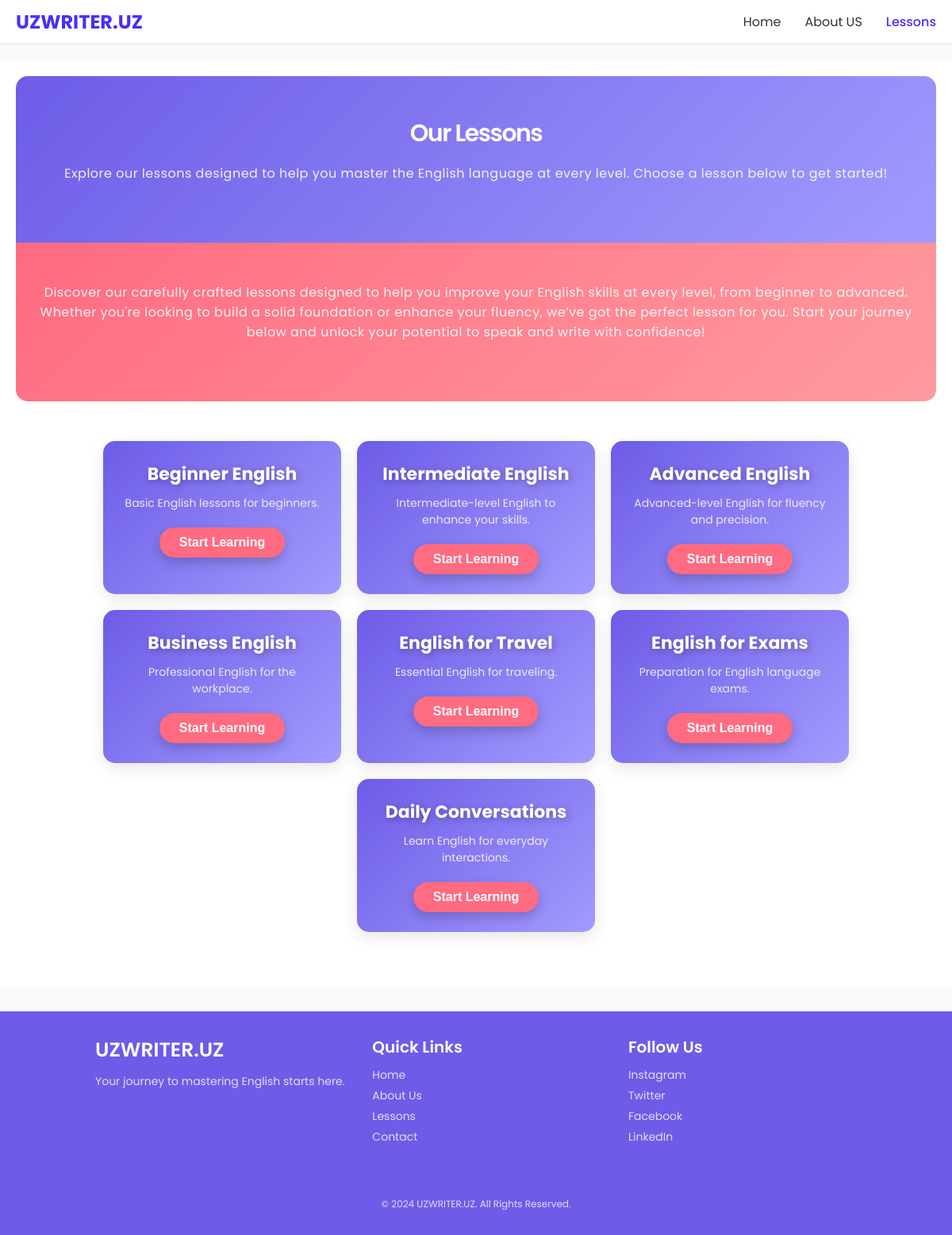
Page /lessons.php on the committed database.
### tables this page shows
CREATE TABLE IF NOT EXISTS lessons (
    id INT PRIMARY KEY AUTO_INCREMENT,
    title VARCHAR(100) NOT NULL,
    description VARCHAR(255) NOT NULL
);

### config.php (called while the page is built, shortened)
<?php
class Database
{
    private $conn;
    public function __construct()
    {
        $this->conn = new mysqli(DB_SERVER, DB_USERNAME, DB_PASSWORD, DB_NAME);
    }
    public function executeQuery($sql, $params = [], $types = "")
    {
        $result = $this->conn->prepare($sql);
        if (!$result->execute()) {
            return "Execution error: " . $result->error;
        }
        return $result;
    }
    public function select($table, $columns = "*", $condition = "", $params = [], $types = "")
    {
        $sql = "SELECT $columns FROM $table" . ($condition ? " WHERE $condition" : "");
        $result = $this->executeQuery($sql, $params, $types);
        return $result->get_result()->fetch_all(MYSQLI_ASSOC);
    }
}

### lessons.php (the view, shortened to what this page needs)
<?php include 'config.php' ?>
<?php $query = new Database(); ?>
<?php $lessons = $query->select('lessons', '*') ?>
<!DOCTYPE html>
<html lang="en">
<head>
</head>
<body>
    <?php include 'includes/header.php'; ?>
    <div class="container">
        <section class="section call-to-action">
            <h2 class="section__title">Our Lessons</h2>
            <p class="section__content">Explore our lessons designed to help you master the English language at every level. Choose a lesson below to get started!</p>
        </section>
        <section class="section features">
            <p class="section__content">Discover our carefully crafted lessons designed to help you improve your English skills at every level, from beginner to advanced. Whether you're looking to build a solid foundation or enhance your fluency, we’ve got the perfect lesson for you. Start your journey below and unlock your potential to speak and write with confidence!</p>
        </section>
        <section class="section lessons-list">
            <?php
            $delay = 0;
            foreach ($lessons as $lesson): ?>
                <div class="lesson-card" style="animation-delay: <?= $delay ?>s;">
                    <h3><?= htmlspecialchars($lesson['title']) ?></h3>
                    <p><?= htmlspecialchars($lesson['description']) ?></p>
                    <a href="lesson_detail.php?lessonid=<?= urlencode($lesson['id']) ?>">
                        <button class="btn">Start Learning</button>
                    </a>
                </div>
            <?php
                $delay += 0.1;
            endforeach;
            ?>
        </section>
    </div>
    <?php include 'includes/footer.php'; ?>
</body>
</html>

### includes/header.php (shortened to what this page needs)
<head>
</head>
<header class="header">
    <nav class="navbar">
        <a href="./" class="logo">UZWRITER.UZ</a>
        <?php
        $current_page = basename($_SERVER['PHP_SELF']);
        ?>
        <ul class="menu">
            <li><a href="./" class="menu-item <?= $current_page == 'index.php' ? 'active' : '' ?>">Home</a></li>
            <li><a href="about.php" class="menu-item <?= $current_page == 'about.php' ? 'active' : '' ?>">About US</a>
            </li>
            <li><a href="lessons.php"
                    class="menu-item <?= $current_page == 'lessons.php' ? 'active' : '' ?>">Lessons</a></li>
        </ul>
    </nav>
</header>

### includes/footer.php (shortened to what this page needs)
<footer>
    <div class="footer-container">
        <div class="footer-content">
            <div class="footer-logo">
                <h1>UZWRITER.UZ</h1>
                <p>Your journey to mastering English starts here.</p>
            </div>
            <div class="footer-links">
                <h3>Quick Links</h3>
                <ul>
                    <li><a href="index.php">Home</a></li>
                    <li><a href="about.php">About Us</a></li>
                    <li><a href="lessons.php">Lessons</a></li>
                    <li><a href="contact.php">Contact</a></li>
                </ul>
            </div>
            <div class="footer-social">
                <h3>Follow Us</h3>
                <ul>
                    <li><a href="https://www.instagram.com/iqbolshoh_777" target="_blank">Instagram</a></li>
                    <li><a href="https://twitter.com/iqbolshoh_777" target="_blank">Twitter</a></li>
                    <li><a href="https://www.facebook.com/iqbolshoh_777" target="_blank">Facebook</a></li>
                    <li><a href="https://www.linkedin.com/in/iqbolshoh_777" target="_blank">LinkedIn</a></li>
                </ul>
            </div>
        </div>
        <div class="footer-bottom">
            <p>&copy; 2024 UZWRITER.UZ. All Rights Reserved.</p>
        </div>
    </div>
</footer>

### lessons.php (style rules this page uses)
.section { padding: 5rem 2rem; text-align: center; }
.section__title { font-size: 3rem; font-weight: 600; margin-bottom: 1.5rem; letter-spacing: -1.5px; }
.section__content { font-size: 1.6rem; font-weight: 400; margin-bottom: 2.5rem; opacity: 0.9; letter-spacing: 0.5px; }
.lessons-list { display: flex; flex-wrap: wrap; justify-content: center; gap: 2rem; }
.lesson-card { background: linear-gradient(135deg, #6c5ce7, #a29bfe); padding: 2.5rem; border-radius: 15px; box-shadow: 0 6px 20px rgba(0, 0, 0, 0.1); width: 300px; transition: transform 0.3s ease, box-shadow 0.3s ease; overflow: hidden; color: white; position: relative; opacity: 0; animation: slideUpFade 0.7s ease forwards; }
.lesson-card h3 { font-size: 2.2rem; color: #fff; margin-bottom: 1rem; text-shadow: 2px 2px 10px rgba(0, 0, 0, 0.3); }
.lesson-card p { font-size: 1.4rem; color: #f7f7f7; margin-bottom: 2rem; opacity: 0.9; }
.features { border-bottom-right-radius: 15px; border-bottom-left-radius: 15px; background: linear-gradient(135deg, #ff6b81, #ff9a9e); color: white; animation: slideUpFade 0.7s ease forwards; }
.call-to-action { border-top-right-radius: 15px; border-top-left-radius: 15px; background: linear-gradient(135deg, #6c5ce7, #a29bfe); color: white; animation: slideUpFade 0.7s ease forwards; }
.btn { font-size: 1.6rem; font-weight: 600; padding: 1rem 2.5rem; background-color: #ff6b81; color: white; border-radius: 50px; border: none; cursor: pointer; transition: all 0.3s ease; box-shadow: 0 6px 15px rgba(0, 0, 0, 0.2); }

### includes/header.php (style rules this page uses)
* { margin: 0; padding: 0; box-sizing: border-box; }
html { font-size: 62.5%; }
body { font-family: 'Poppins', sans-serif; background-color: #f9fafb; color: #333; }
header ul { list-style: none; }
header a { text-decoration: none; color: inherit; }
.header { border-bottom: 1px solid #e2e8f0; }
.navbar { display: flex; justify-content: space-between; align-items: center; padding: 1rem 2rem; background-color: #ffffff; }
.logo { font-size: 2.4rem; font-weight: 700; color: #482ff7; }
.menu { display: flex; gap: 3rem; }
.menu-item { font-size: 1.6rem; font-weight: 400; }
.menu-item:hover, .menu-item.active { color: #482ff7; font-weight: 500; }
.container { width: 100%; margin: auto; margin-top: 20px; margin-bottom: 30px; padding: 2rem; background-color: #ffffff; }

### includes/footer.php (style rules this page uses)
html, body { height: 100%; margin: 0; display: flex; flex-direction: column; }
footer { background-color: #6c5ce7; color: white; padding-top: 3rem; padding-bottom: 3rem; margin-top: auto; width: 100%; }
.footer-container { width: 80%; margin: 0 auto; display: flex; flex-direction: column; justify-content: space-between; min-height: 150px; }
.footer-content { display: flex; justify-content: space-between; width: 100%; flex-wrap: wrap; margin-bottom: 2rem; }
.footer-logo h1 { font-size: 2.5rem; margin-bottom: 1rem; font-weight: 600; }
.footer-logo p { font-size: 1.4rem; opacity: 0.8; margin-bottom: 2rem; }
.footer-links, .footer-social { width: 30%; margin-bottom: 2rem; }
.footer-links h3, .footer-social h3 { font-size: 2rem; margin-bottom: 1rem; font-weight: 600; }
.footer-links ul, .footer-social ul { list-style: none; padding: 0; }
.footer-links ul li, .footer-social ul li { margin: 0.5rem 0; }
.footer-links ul li a, .footer-social ul li a { text-decoration: none; color: white; font-size: 1.4rem; opacity: 0.8; transition: opacity 0.3s; }
.footer-bottom { text-align: center; margin-top: 2rem; font-size: 1.2rem; font-weight: 400; opacity: 0.8; }

### rows in the picture
lessons: title "Beginner English", description "Basic English lessons for beginners."
lessons: title "Intermediate English", description "Intermediate-level English to enhance your skills."
lessons: title "Advanced English", description "Advanced-level English for fluency and precision."
lessons: title "Business English", description "Professional English for the workplace."
lessons: title "English for Travel", description "Essential English for traveling."
lessons: title "English for Exams", description "Preparation for English language exams."
lessons: title "Daily Conversations", description "Learn English for everyday interactions."
